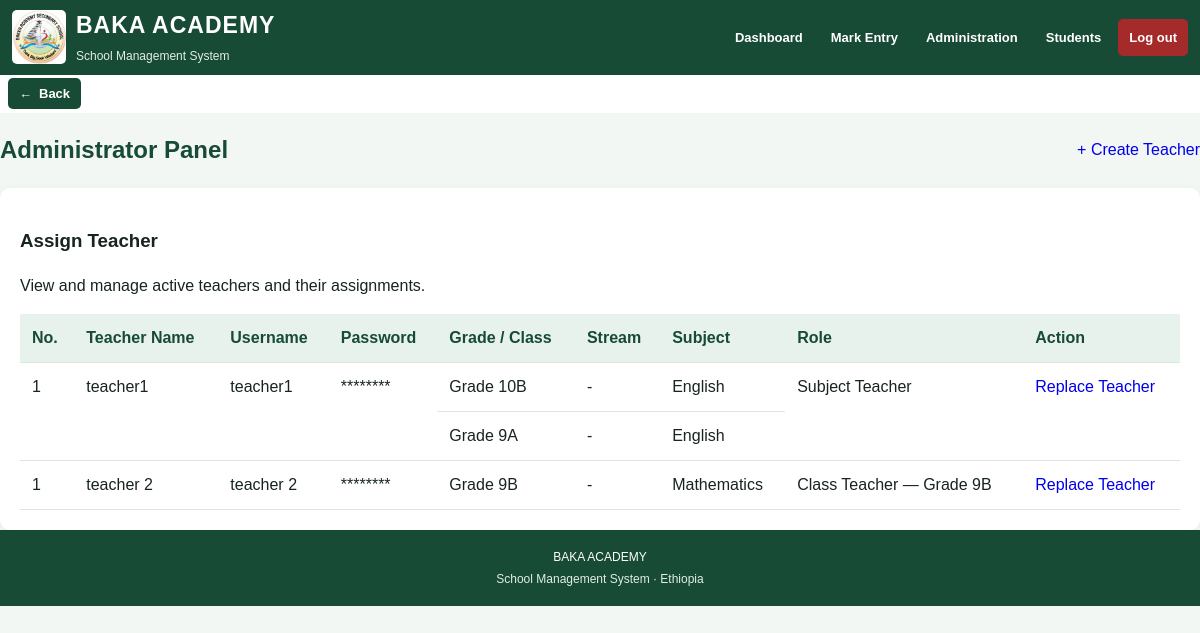
The page /admin (signed in) on the database its author committed.
### app.py (models this page shows)
class Assignment(db.Model):
    id = db.Column(db.Integer, primary_key=True)
    teacher_id = db.Column(
        db.Integer, db.ForeignKey("user.id"), nullable=False
    )
    grade = db.Column(db.String(10), nullable=False)
    section = db.Column(db.String(10), nullable=False)
    stream = db.Column(db.String(50), nullable=True)
    subject = db.Column(db.String(80), nullable=True)

class User(db.Model):
    id = db.Column(db.Integer, primary_key=True)
    username = db.Column(db.String(80), unique=True, nullable=False)
    password_hash = db.Column(db.String(255), nullable=False)
    role = db.Column(db.String(30), nullable=False, default="teacher")
    is_active = db.Column(
        db.Boolean, nullable=False, default=True, server_default="1"
    )
    teacher_name = db.Column(db.String(150))
    class_teacher_grade = db.Column(db.String(10))
    class_teacher_section = db.Column(db.String(10))

### app.py (the view)
@app.route("/admin")
@admin_only
def admin():
    teachers = User.query.filter_by(
        role="teacher",
        is_active=True
    ).order_by(
        User.teacher_name,
        User.username
    ).all()
    assignments = Assignment.query.order_by(
        Assignment.grade,
        Assignment.section,
        Assignment.stream,
        Assignment.subject
    ).all()
    assignments_by_teacher = {}
    for assignment in assignments:
        assignments_by_teacher.setdefault(
            assignment.teacher_id, []
        ).append(assignment)
    return render_template(
        "admin.html",
        teachers=teachers,
        assignments=assignments,
        assignments_by_teacher=assignments_by_teacher,
        subjects=get_school_subject_names()
    )

### app.py (called while the page is built)
def logged_in(fn):
    @wraps(fn)
    def wrapper(*args, **kwargs):
        if "user_id" not in session:
            return redirect(url_for("login"))
        user = db.session.get(User, session["user_id"])
        if not user or not user.is_active:
            session.clear()
            flash("Your account is inactive or unavailable.")
            return redirect(url_for("login"))
        return fn(*args, **kwargs)
    return wrapper

def admin_only(fn):
    @wraps(fn)
    @logged_in
    def wrapper(*args, **kwargs):
        user = db.session.get(User, session["user_id"])
        if not user or user.role != "admin":
            flash("Administrator access required.")
            return redirect(url_for("dashboard"))
        return fn(*args, **kwargs)
    return wrapper

def get_school_subject_names():
    names = set()
    for subject in Subject.query.filter_by(is_active=True).all():
        names.add(subject.name.strip())
    for assignment in Assignment.query.all():
        if assignment.subject:
            names.add(assignment.subject.strip())
    for mark in AssessmentMark.query.all():
        if mark.subject:
            names.add(mark.subject.strip())
    return sorted(name for name in names if name)

### templates/admin.html (shortened to what this page needs)
{% extends "base.html" %}
{% block content %}
<div style="display:flex; justify-content:space-between; align-items:center; gap:12px; flex-wrap:wrap;">
    <h2>Administrator Panel</h2>
    <a href="{{ url_for('create_teacher') }}"
       class="btn"
       style="text-decoration:none;">
        + Create Teacher
    </a>
</div>
<section class="panel">
    <h3>Assign Teacher</h3>
    <p>View and manage active teachers and their assignments.</p>
    <div style="overflow-x:auto;">
        <table style="width:100%; border-collapse:collapse;">
            <thead>
                <tr>
                    <th style="padding:12px; text-align:left;">No.</th>
                    <th style="padding:12px; text-align:left;">Teacher Name</th>
                    <th style="padding:12px; text-align:left;">Username</th>
                    <th style="padding:12px; text-align:left;">Password</th>
                    <th style="padding:12px; text-align:left;">Grade / Class</th>
                    <th style="padding:12px; text-align:left;">Stream</th>
                    <th style="padding:12px; text-align:left;">Subject</th>
                    <th style="padding:12px; text-align:left;">Role</th>
                    <th style="padding:12px; text-align:left;">Action</th>
                </tr>
            </thead>
            <tbody>
                {% for t in teachers %}
                    {% set teacher_assignments = assignments_by_teacher.get(t.id, []) %}
                    {% if teacher_assignments %}
                        {% for a in teacher_assignments %}
                            <tr>
                                {% if loop.first %}
                                    <td rowspan="{{ teacher_assignments|length }}" style="padding:12px; vertical-align:top;">
                                        {{ loop.index }}
                                    </td>
                                    <td rowspan="{{ teacher_assignments|length }}" style="padding:12px; vertical-align:top;">
                                        {{ t.teacher_name or t.username }}
                                    </td>
                                    <td rowspan="{{ teacher_assignments|length }}" style="padding:12px; vertical-align:top;">
                                        {{ t.username }}
                                    </td>
                                    <td rowspan="{{ teacher_assignments|length }}" style="padding:12px; vertical-align:top;">
                                        ********
                                    </td>
                                {% endif %}
                                <td style="padding:12px;">
                                    Grade {{ a.grade }}{{ a.section }}
                                </td>
                                <td style="padding:12px;">
                                    {{ a.stream or '-' }}
                                </td>
                                <td style="padding:12px;">
                                    {{ a.subject or 'Not selected' }}
                                </td>
                                {% if loop.first %}
                                    <td rowspan="{{ teacher_assignments|length }}" style="padding:12px; vertical-align:top;">
                                        {% if t.class_teacher_grade %}
                                            Class Teacher — Grade {{ t.class_teacher_grade }}{{ t.class_teacher_section }}
                                        {% else %}
                                            Subject Teacher
                                        {% endif %}
                                    </td>
                                    <td rowspan="{{ teacher_assignments|length }}" style="padding:12px; vertical-align:top;">
                                        <a href="{{ url_for('replace_teacher', teacher_id=t.id) }}"
                                           class="btn"
                                           style="text-decoration:none; white-space:nowrap;">
                                            Replace Teacher
                                        </a>
                                    </td>
                                {% endif %}
                            </tr>
                        {% endfor %}
                    {% endif %}
                {% else %}
                    <tr>
                        <td colspan="9" style="padding:15px; text-align:center;">
                            No active teachers have been created yet.
                        </td>
                    </tr>
                {% endfor %}
            </tbody>
        </table>
    </div>
</section>
{% endblock %}

### static/style.css (style rules this page uses)
* { box-sizing: border-box; }
:root { --green: #174b36; --green-dark: #103b2b; --green-light: #236b4c; --green-pale: #e8f2ec; --gold: #d9b45b; --background: #f3f7f4; --white: #ffffff; --text: #17251d; --muted: #64756a; --border: #dce7df; }
html { width: 100%; min-height: 100%; }
body { width: 100%; min-height: 100vh; margin: 0; padding: 0; font-family: Arial, sans-serif; background: var(--background); color: var(--text); line-height: 1.5; overflow-x: hidden; }
h2 { color: var(--green); }
.panel { min-width: 0; padding: 20px; border-radius: 10px; background: white; box-shadow: 0 3px 12px #1720330c; }
table { width: 100%; border-collapse: collapse; min-width: 550px; }
th, td { padding: 10px; border-bottom: 1px solid var(--border); text-align: left; vertical-align: middle; }
th { background: var(--green-pale); color: var(--green); }

### templates/base.html (style rules this page uses)
* { box-sizing: border-box; }
html, body { width: 100%; min-height: 100%; margin: 0; padding: 0; }
body { overflow-x: hidden; }

### rows shown on the page
User: teacher_name+username "teacher1", username "teacher1"
Assignment: grade "10", section "B", stream "-", subject "English", shows "Subject Teacher"
Assignment: grade "9", section "A", stream "-", subject "English"
User: teacher_name "teacher 2", username "teacher 2", class_teacher_grade "9", class_teacher_section "B"
Assignment: grade "9", section "B", stream "-", subject "Mathematics"
